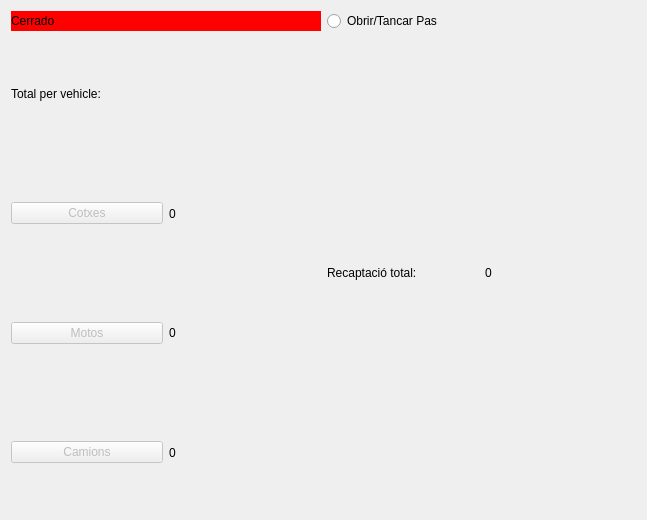
<?xml version="1.0" encoding="UTF-8"?>
<ui version="4.0">
 <class>MyForm</class>
 <widget class="QWidget" name="MyForm">
  <property name="geometry">
   <rect>
    <x>0</x>
    <y>0</y>
    <width>647</width>
    <height>520</height>
   </rect>
  </property>
  <property name="windowTitle">
   <string>Form</string>
  </property>
  <layout class="QVBoxLayout" name="verticalLayout_3">
   <item>
    <layout class="QVBoxLayout" name="verticalLayout_2">
     <item>
      <layout class="QHBoxLayout" name="horizontalLayout_6">
       <item>
        <widget class="MyQLabel" name="label">
         <property name="styleSheet">
          <string notr="true">background-color: rgb(255, 0, 0);</string>
         </property>
         <property name="text">
          <string>Cerrado</string>
         </property>
        </widget>
       </item>
       <item>
        <widget class="QRadioButton" name="radioButton">
         <property name="text">
          <string>Obrir/Tancar Pas</string>
         </property>
        </widget>
       </item>
      </layout>
     </item>
     <item>
      <layout class="QHBoxLayout" name="horizontalLayout_5">
       <item>
        <layout class="QVBoxLayout" name="verticalLayout">
         <item>
          <widget class="QLabel" name="label_2">
           <property name="text">
            <string>Total per vehicle:</string>
           </property>
          </widget>
         </item>
         <item>
          <layout class="QHBoxLayout" name="horizontalLayout">
           <item>
            <widget class="QPushButton" name="pushButton">
             <property name="enabled">
              <bool>false</bool>
             </property>
             <property name="text">
              <string>Cotxes</string>
             </property>
             <property name="default">
              <bool>false</bool>
             </property>
            </widget>
           </item>
           <item>
            <widget class="MyQLabel" name="label_3">
             <property name="text">
              <string>0</string>
             </property>
            </widget>
           </item>
          </layout>
         </item>
         <item>
          <layout class="QHBoxLayout" name="horizontalLayout_2">
           <item>
            <widget class="QPushButton" name="pushButton_2">
             <property name="enabled">
              <bool>false</bool>
             </property>
             <property name="text">
              <string>Motos</string>
             </property>
            </widget>
           </item>
           <item>
            <widget class="MyQLabel" name="label_4">
             <property name="text">
              <string>0</string>
             </property>
            </widget>
           </item>
          </layout>
         </item>
         <item>
          <layout class="QHBoxLayout" name="horizontalLayout_3">
           <item>
            <widget class="QPushButton" name="pushButton_3">
             <property name="enabled">
              <bool>false</bool>
             </property>
             <property name="text">
              <string>Camions</string>
             </property>
            </widget>
           </item>
           <item>
            <widget class="MyQLabel" name="label_5">
             <property name="text">
              <string>0</string>
             </property>
            </widget>
           </item>
          </layout>
         </item>
        </layout>
       </item>
       <item>
        <layout class="QHBoxLayout" name="horizontalLayout_4">
         <item>
          <widget class="QLabel" name="label_6">
           <property name="text">
            <string>Recaptació total:</string>
           </property>
          </widget>
         </item>
         <item>
          <widget class="MyQLabel" name="label_7">
           <property name="text">
            <string>0</string>
           </property>
          </widget>
         </item>
        </layout>
       </item>
      </layout>
     </item>
    </layout>
   </item>
  </layout>
 </widget>
 <customwidgets>
  <customwidget>
   <class>MyQLabel</class>
   <extends>QLabel</extends>
   <header>MyQLabel.h</header>
   <slots>
    <slot>incrementarContador()</slot>
    <slot>cambiarColor()</slot>
    <slot>incrementarContadorC()</slot>
   </slots>
  </customwidget>
 </customwidgets>
 <resources/>
 <connections>
  <connection>
   <sender>radioButton</sender>
   <signal>released()</signal>
   <receiver>label</receiver>
   <slot>cambiarColor()</slot>
   <hints>
    <hint type="sourcelabel">
     <x>341</x>
     <y>125</y>
    </hint>
    <hint type="destinationlabel">
     <x>85</x>
     <y>70</y>
    </hint>
   </hints>
  </connection>
  <connection>
   <sender>pushButton_2</sender>
   <signal>released()</signal>
   <receiver>label_7</receiver>
   <slot>incrementarContador()</slot>
   <hints>
    <hint type="sourcelabel">
     <x>83</x>
     <y>375</y>
    </hint>
    <hint type="destinationlabel">
     <x>378</x>
     <y>401</y>
    </hint>
   </hints>
  </connection>
  <connection>
   <sender>radioButton</sender>
   <signal>toggled(bool)</signal>
   <receiver>pushButton_3</receiver>
   <slot>setEnabled(bool)</slot>
   <hints>
    <hint type="sourcelabel">
     <x>455</x>
     <y>134</y>
    </hint>
    <hint type="destinationlabel">
     <x>27</x>
     <y>454</y>
    </hint>
   </hints>
  </connection>
  <connection>
   <sender>radioButton</sender>
   <signal>toggled(bool)</signal>
   <receiver>pushButton</receiver>
   <slot>setEnabled(bool)</slot>
   <hints>
    <hint type="sourcelabel">
     <x>428</x>
     <y>136</y>
    </hint>
    <hint type="destinationlabel">
     <x>49</x>
     <y>313</y>
    </hint>
   </hints>
  </connection>
  <connection>
   <sender>pushButton_3</sender>
   <signal>released()</signal>
   <receiver>label_7</receiver>
   <slot>incrementarContadorC()</slot>
   <hints>
    <hint type="sourcelabel">
     <x>90</x>
     <y>473</y>
    </hint>
    <hint type="destinationlabel">
     <x>430</x>
     <y>406</y>
    </hint>
   </hints>
  </connection>
  <connection>
   <sender>pushButton_3</sender>
   <signal>released()</signal>
   <receiver>label_5</receiver>
   <slot>incrementarContador()</slot>
   <hints>
    <hint type="sourcelabel">
     <x>88</x>
     <y>453</y>
    </hint>
    <hint type="destinationlabel">
     <x>192</x>
     <y>441</y>
    </hint>
   </hints>
  </connection>
  <connection>
   <sender>radioButton</sender>
   <signal>toggled(bool)</signal>
   <receiver>pushButton_2</receiver>
   <slot>setEnabled(bool)</slot>
   <hints>
    <hint type="sourcelabel">
     <x>446</x>
     <y>141</y>
    </hint>
    <hint type="destinationlabel">
     <x>61</x>
     <y>371</y>
    </hint>
   </hints>
  </connection>
  <connection>
   <sender>pushButton</sender>
   <signal>released()</signal>
   <receiver>label_7</receiver>
   <slot>incrementarContador()</slot>
   <hints>
    <hint type="sourcelabel">
     <x>87</x>
     <y>298</y>
    </hint>
    <hint type="destinationlabel">
     <x>361</x>
     <y>399</y>
    </hint>
   </hints>
  </connection>
  <connection>
   <sender>pushButton</sender>
   <signal>released()</signal>
   <receiver>label_3</receiver>
   <slot>incrementarContador()</slot>
   <hints>
    <hint type="sourcelabel">
     <x>87</x>
     <y>314</y>
    </hint>
    <hint type="destinationlabel">
     <x>170</x>
     <y>274</y>
    </hint>
   </hints>
  </connection>
  <connection>
   <sender>pushButton_2</sender>
   <signal>released()</signal>
   <receiver>label_4</receiver>
   <slot>incrementarContador()</slot>
   <hints>
    <hint type="sourcelabel">
     <x>95</x>
     <y>393</y>
    </hint>
    <hint type="destinationlabel">
     <x>175</x>
     <y>361</y>
    </hint>
   </hints>
  </connection>
 </connections>
</ui>
